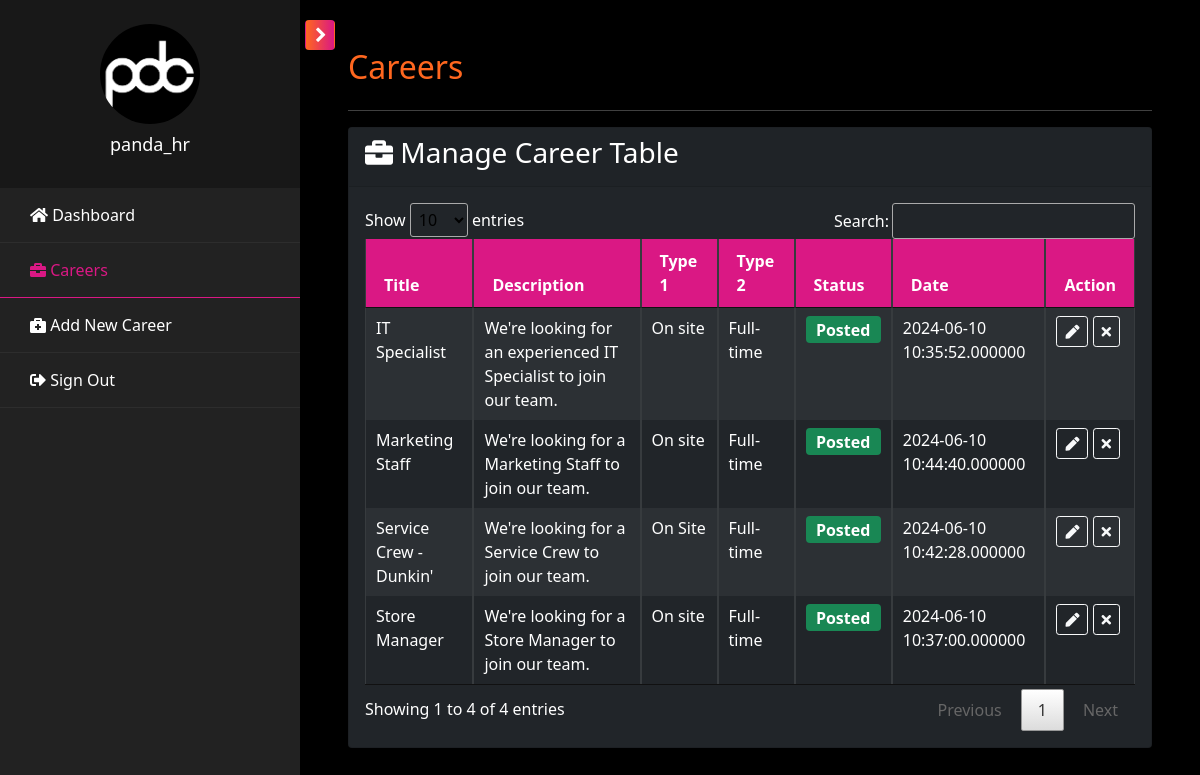
The page /pages/hr/hr.careers.php (signed in) on the database as committed earlier.
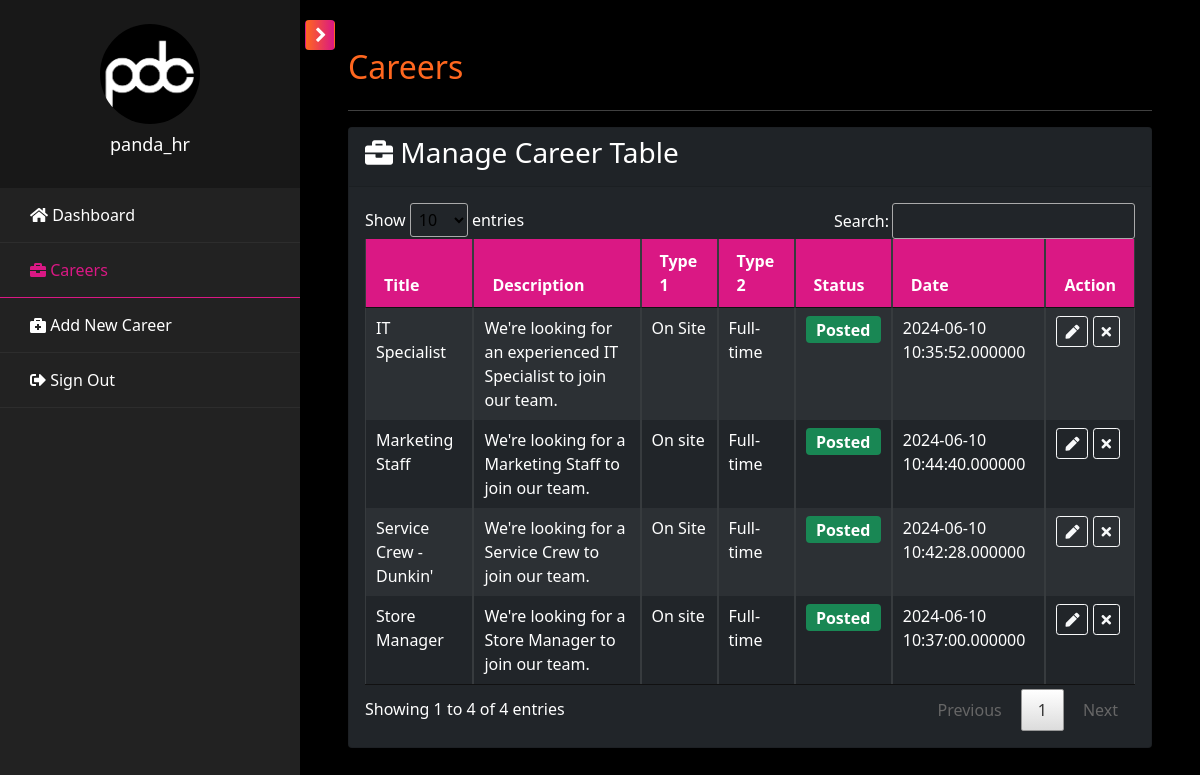
The same page on the database as committed later.
### tables this page shows
CREATE TABLE `tbl_opportunities` (
  `id` int(100) NOT NULL,
  `name` varchar(1000) NOT NULL,
  `description` varchar(2000) NOT NULL,
  `type1` varchar(100) NOT NULL DEFAULT 'On Site',
  `type2` varchar(100) NOT NULL DEFAULT 'Full-time',
  `status` enum('Posted','Unposted') NOT NULL,
  `created` datetime(6) NOT NULL DEFAULT current_timestamp(6)
);

### pages/hr/hr.careers.php (the view, shortened to what this page needs)
<?php include('hr.header.php'); ?>
    <div id="content" class="p-4 p-md-5 pt-5">
        <h2 class="mb-4 text-orange">Careers</h2>
        <hr />
        <div class="card bg-dark mb-3">
            <div class="card-header">
                <h3><i class="fas fa-briefcase"></i> Manage Career Table</h3>
            </div>
            <div class="card-body">
                <div class="table-responsive">
                    <table class="table table-bordered table-striped table-dark table-sm w-100" id="career_table">
                        <thead>
                            <tr>
                                <th>Title</th>
                                <th>Description</th>
                                <th>Type 1</th>
                                <th>Type 2</th>
                                <th>Status</th>
                                <th>Date</th>
                                <th>Action</th>
                            </tr>
                        </thead>
                        <tbody>
                            <?php
                                $career_qry = mysqli_query($conn, "SELECT * FROM tbl_opportunities;");
                                while($career_row=mysqli_fetch_array($career_qry)){
                            ?>
                                <tr>
                                    <td><?php echo $career_row["name"]; ?></td>
                                    <td><?php echo $career_row["description"]; ?></td>
                                    <td><?php echo $career_row["type1"]; ?></td>
                                    <td><?php echo $career_row["type2"]; ?></td>
                                    <td>
                                        <span class="badge <?php echo $career_row["status"] == 'Posted' ? 'bg-success' : 'bg-secondary'; ?>">
                                            <?php echo ucfirst($career_row["status"]); ?>
                                        </span>
                                    </td>
                                    <td><?php echo $career_row["created"]; ?></td>
                                    <td>
                                        <a class="btn btn-sm btn-outline-light" href="hr.edit.career.php?id=<?php echo $career_row['id']; ?>" title="Edit"><i class="fas fa-pen"></i></a>
                                        <?php if ($career_row['status'] == 'Posted') { ?>
                                            <a class="btn btn-sm btn-outline-light" href="process.status.career.php?id=<?php echo $career_row['id']; ?>&status=Unposted" title="Unposted">
                                                <i class="fas fa-times"></i>
                                            </a>
                                        <?php } else { ?>
                                            <a class="btn btn-sm btn-outline-light" href="process.status.career.php?id=<?php echo $career_row['id']; ?>&status=Posted" title="Posted">
                                                <i class="fas fa-check"></i>
                                            </a>
                                        <?php } ?>
                                    </td>
                                </tr>
                            <?php } ?>
                        </tbody>
                    </table>
                </div>
            </div>
        </div>
    </div>
<?php include('hr.footer.php'); ?>

Rows that differ between the two databases and show on the page:
changed tbl_opportunities "IT Specialist": type1 "On site" → "On Site"
